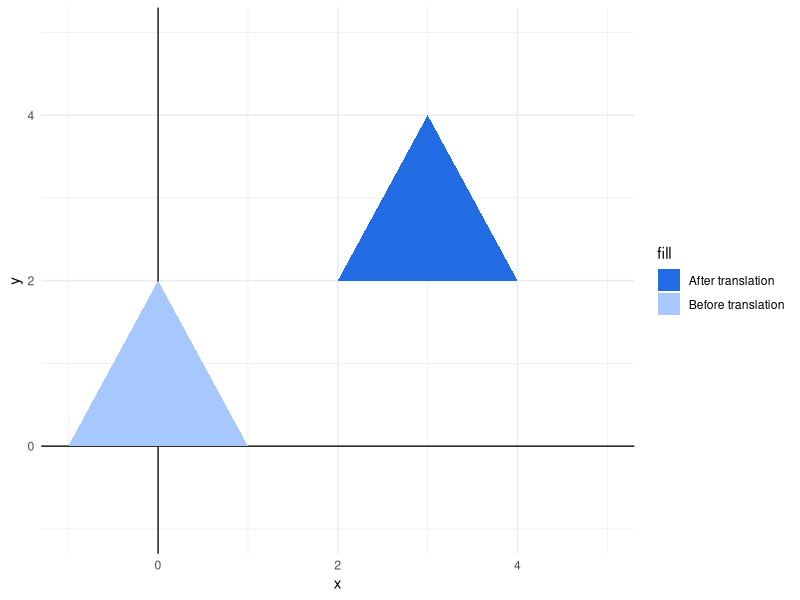
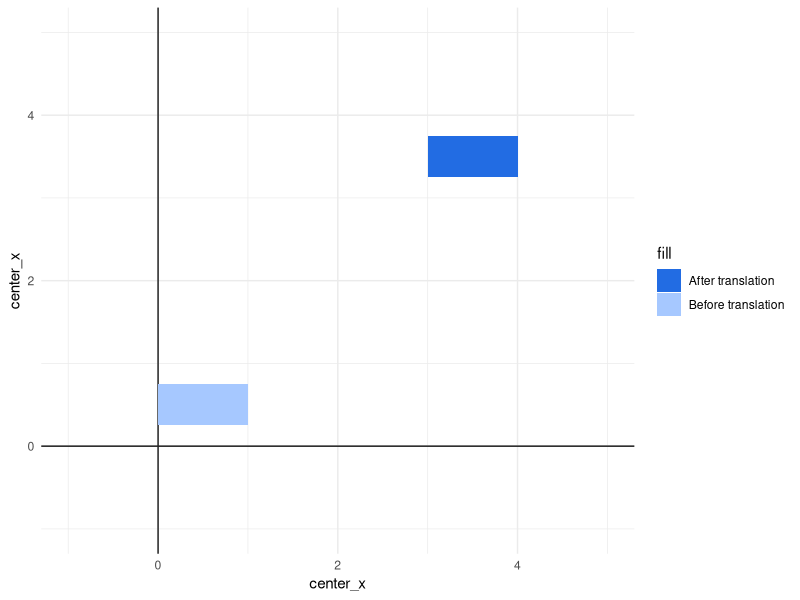
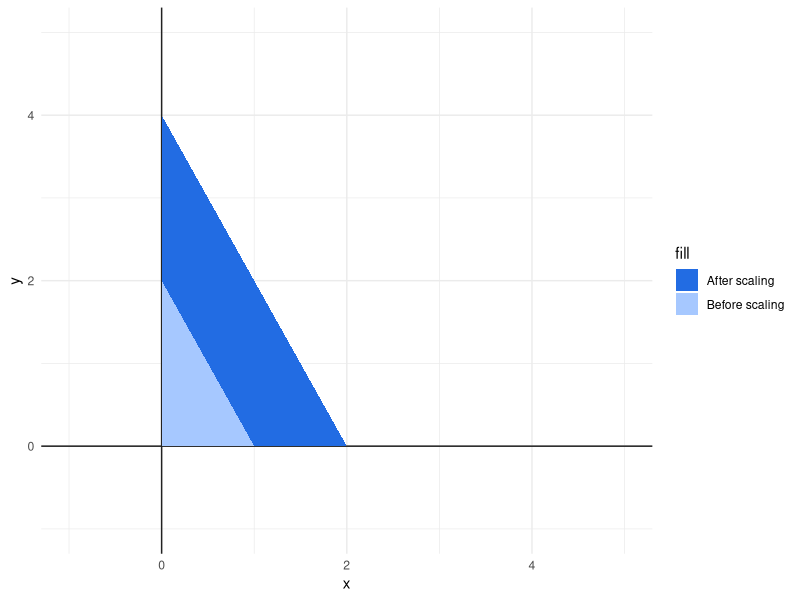
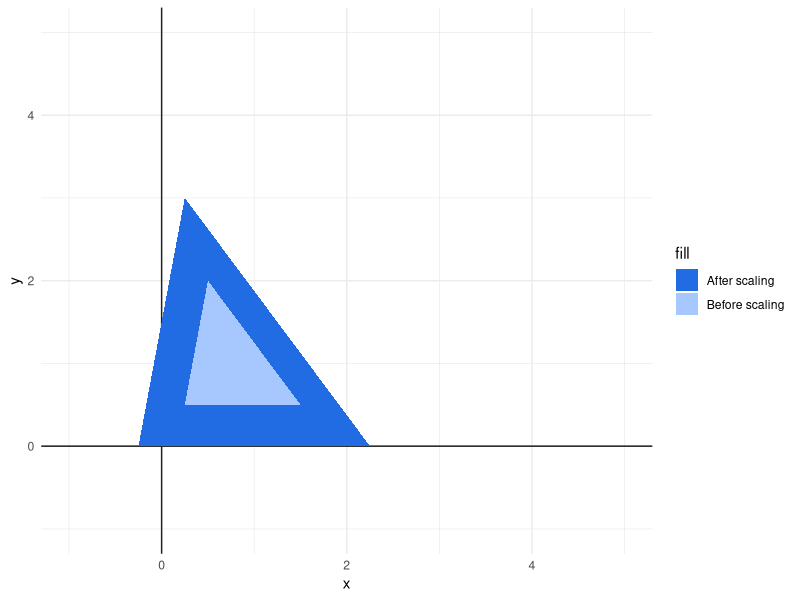
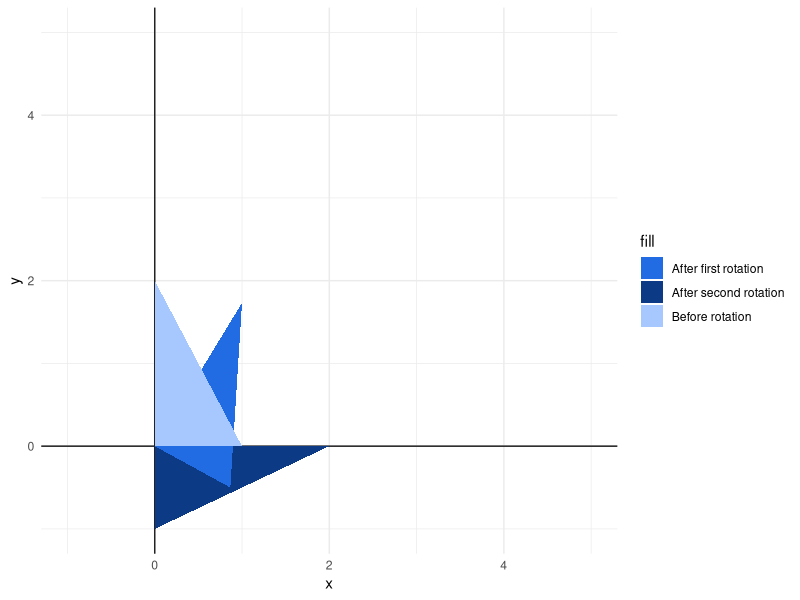
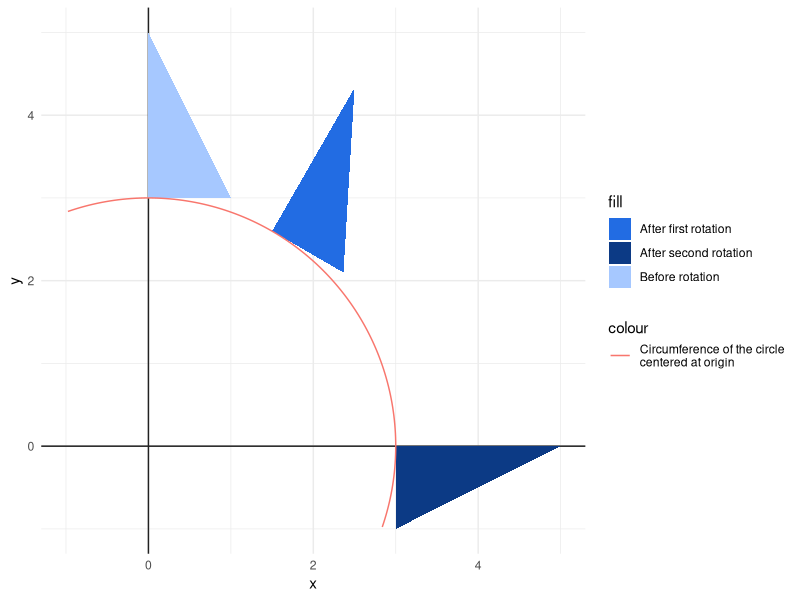
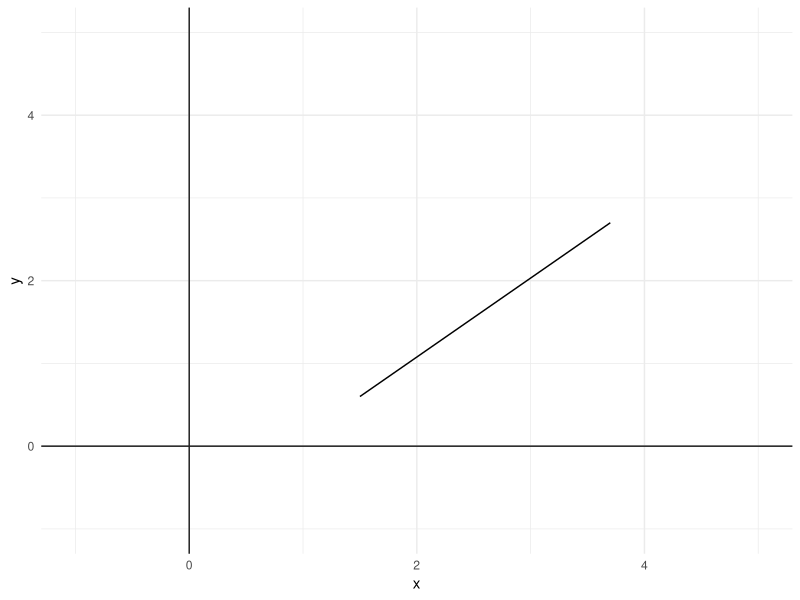
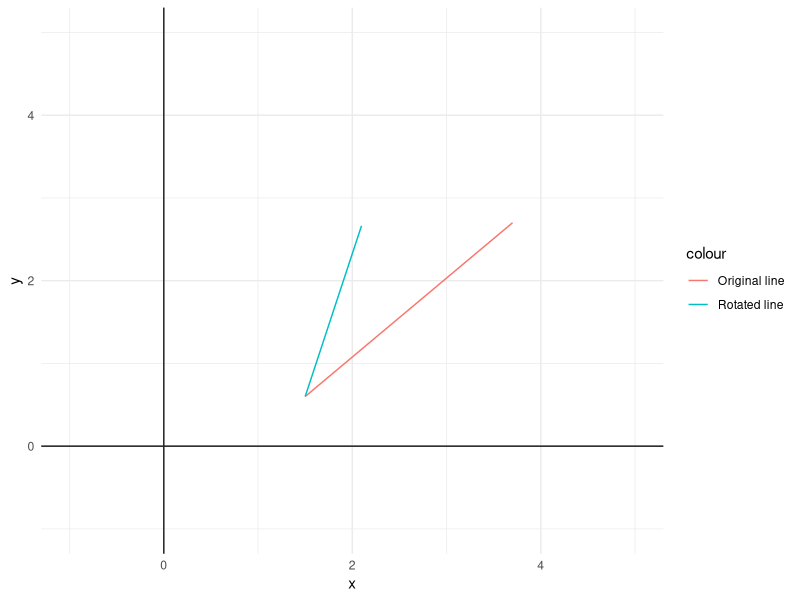

The R script that drew these images, in order:
## ---- chunk 1
#| include: false
# A function to convert degrees into radians
deg2rad <- function(deg){
  return(deg * pi / 180)
}
# A function to convert radians into degrees
rad2deg <- function(rad){
  return(rad * 180/ pi)
}
## ---- chunk 2
library(ggplot2)
triangle <- data.frame(
  x = c(-1, 1, 0),
  y = c(0, 0, 2)
)

x_offset <- 3
y_offset <- 2
translated_triangle <- data.frame(
  x = triangle$x + x_offset,
  y = triangle$y + y_offset
)

canvas <- ggplot() +
  theme_minimal() +
  lims(y = c(-1, 5), x = c(-1, 5)) +
  geom_vline(aes(xintercept = 0), color = "#222222") +
  geom_hline(aes(yintercept = 0), color = "#222222")

canvas +
  geom_polygon(
    aes(x = x, y = y, fill = "Before translation"),
    data= triangle
  ) +
  geom_polygon(
    aes(x = x, y = y, fill = "After translation"),
    data= translated_triangle
  ) +
  scale_fill_manual(values = c("#226ce3", "#a6c8ff"))
## ---- chunk 3
r <- data.frame(
  center_x = 0.5,
  center_y = 0.25,
  width = 1,
  height = 0.5
)

x_offset <- 3
y_offset <- 2
translated_r <- data.frame(
  center_x = r$center_x + 3,
  center_y = r$center_y + 2,
  width = 1,
  height = 0.5
)

canvas +
  geom_tile(
    aes(x = center_x, y = center_x,
        height = height, width = width,
        fill = "Before translation"),
    data = r
  ) +
  geom_tile(
    aes(x = center_x, y = center_x,
        height = height, width = width,
        fill = "After translation"),
    data = translated_r
  ) +
  scale_fill_manual(values = c("#226ce3", "#a6c8ff"))
## ---- chunk 4
triangle <- data.frame(
  x = c(0, 1, 0),
  y = c(0, 0, 2)
)
twice_triangle <- data.frame(
  x = triangle$x * 2,
  y = triangle$y * 2
)

canvas +
  geom_polygon(
    aes(x = x, y = y, fill = "After scaling"),
    data= twice_triangle
  ) +
  geom_polygon(
    aes(x = x, y = y, fill = "Before scaling"),
    data= triangle
  ) +
  scale_fill_manual(values = c("#226ce3", "#a6c8ff"))
## ---- chunk 5
triangle <- data.frame(
  x = c(0.25, 1.5, 0.5),
  y = c(0.5, 0.5, 2)
)
twice_triangle <- data.frame(
  x = (triangle$x * 2) - (max(triangle$x) / 2),
  y = (triangle$y * 2) - (max(triangle$y) / 2)
)

canvas +
  geom_polygon(
    aes(x = x, y = y, fill = "After scaling"),
    data= twice_triangle
  ) +
  geom_polygon(
    aes(x = x, y = y, fill = "Before scaling"),
    data= triangle
  ) +
  scale_fill_manual(values = c("#226ce3", "#a6c8ff"))
## ---- chunk 6
# A function to convert degrees to radians
deg2rad <- function(deg){
  return(deg * pi / 180)
}
## ---- chunk 7
triangle <- data.frame(
  x = c(0, 1, 0),
  y = c(0, 0, 2)
)

angle <- deg2rad(-30)
first_rotated_triangle <- data.frame(
  x = (triangle$x * cos(angle)) + (triangle$y * -1 * sin(angle)),
  y = (triangle$x * sin(angle)) + (triangle$y * cos(angle))
)

angle <- deg2rad(-90)
second_rotated_triangle <- data.frame(
  x = (triangle$x * cos(angle)) + (triangle$y * -1 * sin(angle)),
  y = (triangle$x * sin(angle)) + (triangle$y * cos(angle))
)

canvas +
  geom_polygon(
    aes(x = x, y = y, fill = "After second rotation"),
    data = second_rotated_triangle
  ) +
  geom_polygon(
    aes(x = x, y = y, fill = "After first rotation"),
    data = first_rotated_triangle
  ) +
  geom_polygon(
    aes(x = x, y = y, fill = "Before rotation"),
    data = triangle
  ) +
  scale_fill_manual(values = c("#226ce3", "#0c3a85", "#a6c8ff"))
## ---- chunk 8
#| echo: false
#| fig-cap: "Rotating a triangle around the origin point"
#| label: "fig-rotation-origin-point"
triangle <- data.frame(
  x = c(0, 1, 0),
  y = c(3, 3, 5)
)

angle <- deg2rad(-30)
first_rotated_triangle <- data.frame(
  x = (triangle$x * cos(angle)) + (triangle$y * -1 * sin(angle)),
  y = (triangle$x * sin(angle)) + (triangle$y * cos(angle))
)

angle <- deg2rad(-90)
second_rotated_triangle <- data.frame(
  x = (triangle$x * cos(angle)) + (triangle$y * -1 * sin(angle)),
  y = (triangle$x * sin(angle)) + (triangle$y * cos(angle))
)

circle <- data.frame(
  x = 3 * cos(deg2rad(1:361 - 1)),
  y = 3 * sin(deg2rad(1:361 - 1))
)


canvas +
  geom_polygon(
    aes(x = x, y = y, fill = "After second rotation"),
    data = second_rotated_triangle
  ) +
  geom_polygon(
    aes(x = x, y = y, fill = "After first rotation"),
    data = first_rotated_triangle
  ) +
  geom_polygon(
    aes(x = x, y = y, fill = "Before rotation"),
    data = triangle
  ) +
  geom_path(
    aes(x, y, color = "Circumference of the circle\ncentered at origin"),
    data = circle
  ) +
  scale_fill_manual(values = c("#226ce3", "#0c3a85", "#a6c8ff"))
## ---- chunk 9
line <- data.frame(
  x = c(1.5, 3.7),
  y = c(0.6, 2.7)
)

canvas +
  geom_line(aes(x,y), data = line)
## ---- chunk 10
#| warning: false
library(dplyr)
A <- deg2rad(35)
rotated_line <- line |>
  mutate(x = x - 1.5, y = y - 0.6) |>
  mutate(
    x = (x * cos(A)) + (y * -sin(A)),
    y = (x * sin(A)) + (y * cos(A))
  ) |>
  mutate(x = x + 1.5, y = y + 0.6)

canvas +
  geom_line(
    aes(x, y, color = "Original line"),
    data = line
  ) +
  geom_line(
    aes(x, y, color = "Rotated line"),
    data = rotated_line
  )
## ---- chunk 11
xd <- (max(line$x) + min(line$x)) / 2
yd <- (max(line$y) + min(line$y)) / 2

rotated_line <- line |>
  mutate(x = x - xd, y = y - yd) |>
  mutate(
    x = (x * cos(A)) + (y * -sin(A)),
    y = (x * sin(A)) + (y * cos(A))
  ) |>
  mutate(x = x + xd, y = y + yd)

canvas +
  geom_line(
    aes(x, y, color = "Original line"),
    data = line
  ) +
  geom_line(
    aes(x, y, color = "Rotated line"),
    data = rotated_line
  )
## ---- chunk 12
# Function to calculate the length of a line
line_length <- function(x1, y1, x2, y2){
  s1 <- (x2 - x1)^2
  s2 <- (y2 - y1)^2
  return(sqrt(s1 + s2))
}

l <- line_length(1.5, 0.6, 3.7, 2.7)
l
## ---- chunk 13
translated_line <- line |>
  mutate(
    x = x - min(x),
    y = y - min(y)
  )

translated_line
## ---- chunk 14
A <- atan2(2.1, 2.2)
print(glue::glue("In radians: {A}"))
D <- rad2deg(A)
print(glue::glue("In degrees: {D}"))
## ---- chunk 15
line_angle <- function(x1, y1, x2, y2){
  h <- (x1 * x2) + (y1 * y2)
  b <- sqrt((x1 ^ 2) + (y1 ^ 2)) *
    sqrt((x2 ^ 2) + (y2 ^ 2))
  
  return(acos(h/b))
}
## ---- chunk 16
A <- line_angle(2.2, 2.1, 4, 0)
print(glue::glue("In radians: {A}"))
D <- rad2deg(A)
print(glue::glue("In degrees: {D}"))
## ---- chunk 17
# Current angle
A <- atan2(2.1, 2.2)
# Current angle + the angle we want to rotate
A <- A + deg2rad(35)
# The length of the line
l <- line_length(1.5, 0.6, 3.7, 2.7)
rotated_line <- line |>
  mutate(
    x = c(0, l * cos(A)),
    y = c(0, l * sin(A))
  ) |>
  mutate(
    x = x + 1.5,
    y = y + 0.6
  )

canvas +
  geom_path(
    aes(x, y, color = "Rotated line"),
    data = rotated_line
  ) +
  geom_path(
    aes(x, y, color = "Original line"),
    data = line
  )
## ---- chunk 18
rotated_line <- line |>
  mutate(
    x = c(0, l * cos(A)),
    y = c(0, l * sin(A))
  )

rotated_centerx <- (
  max(rotated_line$x)
  + min(rotated_line$x)
) / 2
rotated_centery <- (
  max(rotated_line$y)
  + min(rotated_line$y)
) / 2

original_centerx <- (
  max(line$x) + min(line$x)
) / 2
original_centery <- (
  max(line$y) + min(line$y)
) / 2

xd <- original_centerx - rotated_centerx
yd <- original_centery - rotated_centery
rotated_line <- rotated_line |>
  mutate(
    x = x + xd,
    y = y + yd
  )

canvas +
  geom_path(
    aes(x, y, color = "Rotated line"),
    data = rotated_line
  ) +
  geom_path(
    aes(x, y, color = "Original line"),
    data = line
  )
